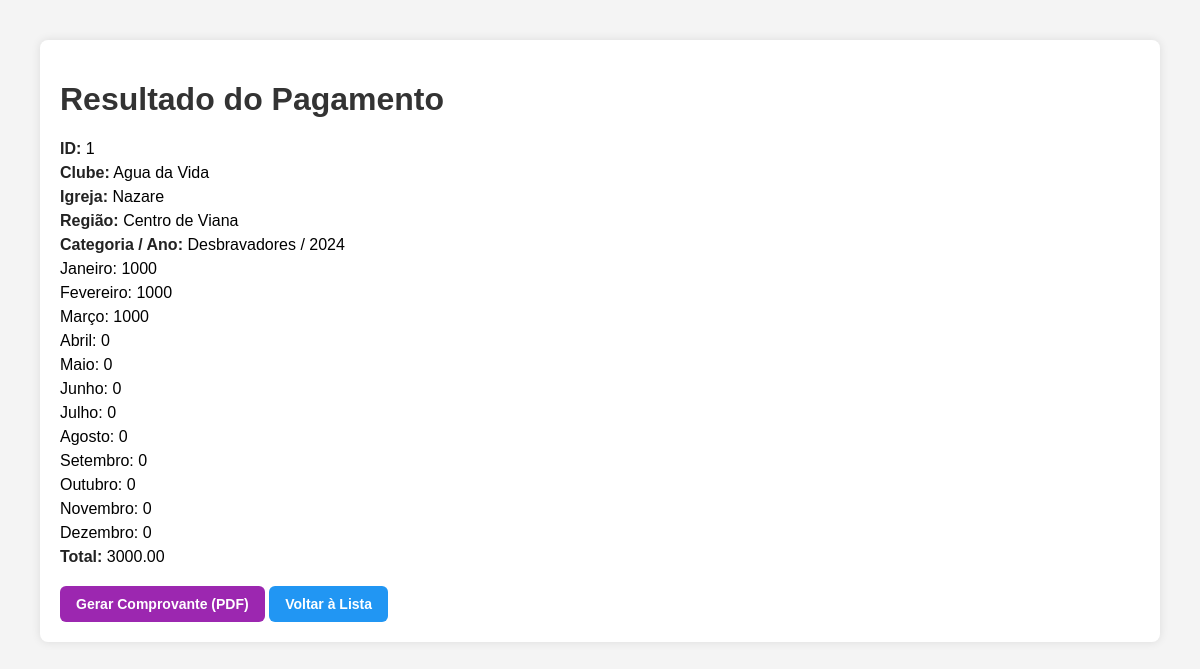
The page /resultado/1 (signed in) on the database its author committed.
### app.py (models this page shows)
class Pagamento(db.Model):
    id = db.Column(db.Integer, primary_key=True, autoincrement=True)
    clube = db.Column(db.String(100))
    igreja = db.Column(db.String(100))
    regiao = db.Column(db.String(100))
    categoria = db.Column(db.String(100))
    ano = db.Column(db.Integer, nullable=False)            # NOVO CAMPO
    total = db.Column(db.String)
    janeiro = db.Column(db.String)
    fevereiro = db.Column(db.String)
    marco = db.Column(db.String)
    abril = db.Column(db.String)
    maio = db.Column(db.String)
    junho = db.Column(db.String)
    julho = db.Column(db.String)
    agosto = db.Column(db.String)
    setembro = db.Column(db.String)
    outubro = db.Column(db.String)
    novembro = db.Column(db.String)
    dezembro = db.Column(db.String)

### app.py (the view)
@app.route("/resultado/<int:pagamento_id>")
@login_required
def resultado(pagamento_id):
    pagamento = Pagamento.query.get_or_404(pagamento_id)
    return render_template("resultado.html", dados=pagamento)

### app.py (called while the page is built)
@login_manager.user_loader
def load_user(user_id):
    return Usuario.query.get(int(user_id))

### templates/resultado.html (shortened to what this page needs)
<!DOCTYPE html>
<html lang="pt-br">
<head>
</head>
<body>
    <div class="container">
        <h1>Resultado do Pagamento</h1>
        {% if dados.id %}<p><strong>ID:</strong> {{ dados.id }}</p>{% endif %}
        {% if dados.clube %}<p><strong>Clube:</strong> {{ dados.clube }}</p>{% endif %}
        {% if dados.igreja %}<p><strong>Igreja:</strong> {{ dados.igreja }}</p>{% endif %}
        {% if dados.regiao %}<p><strong>Região:</strong> {{ dados.regiao }}</p>{% endif %}
        {% if dados.categoria or dados.ano %}
            <p><strong>Categoria / Ano:</strong>
                {% if dados.categoria %}{{ dados.categoria }}{% endif %}
                {% if dados.ano %} / {{ dados.ano }}{% endif %}
            </p>
        {% endif %}
        {% if dados.janeiro %}<p>Janeiro: {{ dados.janeiro }}</p>{% endif %}
        {% if dados.fevereiro %}<p>Fevereiro: {{ dados.fevereiro }}</p>{% endif %}
        {% if dados.marco %}<p>Março: {{ dados.marco }}</p>{% endif %}
        {% if dados.abril %}<p>Abril: {{ dados.abril }}</p>{% endif %}
        {% if dados.maio %}<p>Maio: {{ dados.maio }}</p>{% endif %}
        {% if dados.junho %}<p>Junho: {{ dados.junho }}</p>{% endif %}
        {% if dados.julho %}<p>Julho: {{ dados.julho }}</p>{% endif %}
        {% if dados.agosto %}<p>Agosto: {{ dados.agosto }}</p>{% endif %}
        {% if dados.setembro %}<p>Setembro: {{ dados.setembro }}</p>{% endif %}
        {% if dados.outubro %}<p>Outubro: {{ dados.outubro }}</p>{% endif %}
        {% if dados.novembro %}<p>Novembro: {{ dados.novembro }}</p>{% endif %}
        {% if dados.dezembro %}<p>Dezembro: {{ dados.dezembro }}</p>{% endif %}
        {% if dados.total %}<p><strong>Total:</strong> {{ dados.total }}</p>{% endif %}
        <div class="actions">
            <a href="{{ url_for('comprovante', pagamento_id=dados.id) }}" class="btn btn-comprovante" target="_blank">Gerar Comprovante (PDF)</a>
            <a href="{{ url_for('listar') }}" class="btn btn-voltar">Voltar à Lista</a>
        </div>
    </div>
</body>
</html>

### templates/resultado.html (style rules this page uses)
body { font-family: Arial, sans-serif; margin: 40px; background-color: #f4f4f4; }
h1 { color: #333; }
.container { background: #fff; padding: 20px; border-radius: 8px; box-shadow: 0 0 10px rgba(0,0,0,0.1); }
p { margin: 6px 0; }
strong { color: #222; }
.actions { margin-top: 20px; }
.btn { display: inline-block; padding: 10px 16px; border-radius: 6px; text-decoration: none; font-size: 14px; font-weight: bold; color: white; }
.btn-comprovante { background-color: #9C27B0; }
.btn-voltar { background-color: #2196F3; }

### rows shown on the page
Pagamento: id "1", clube "Agua da Vida", igreja "Nazare", regiao "Centro de Viana", categoria "Desbravadores", ano "2024", janeiro "1000", fevereiro "1000", marco "1000", abril "0", maio "0", junho "0", julho "0", agosto "0", setembro "0", outubro "0", novembro "0", dezembro "0", total "3000.00"
